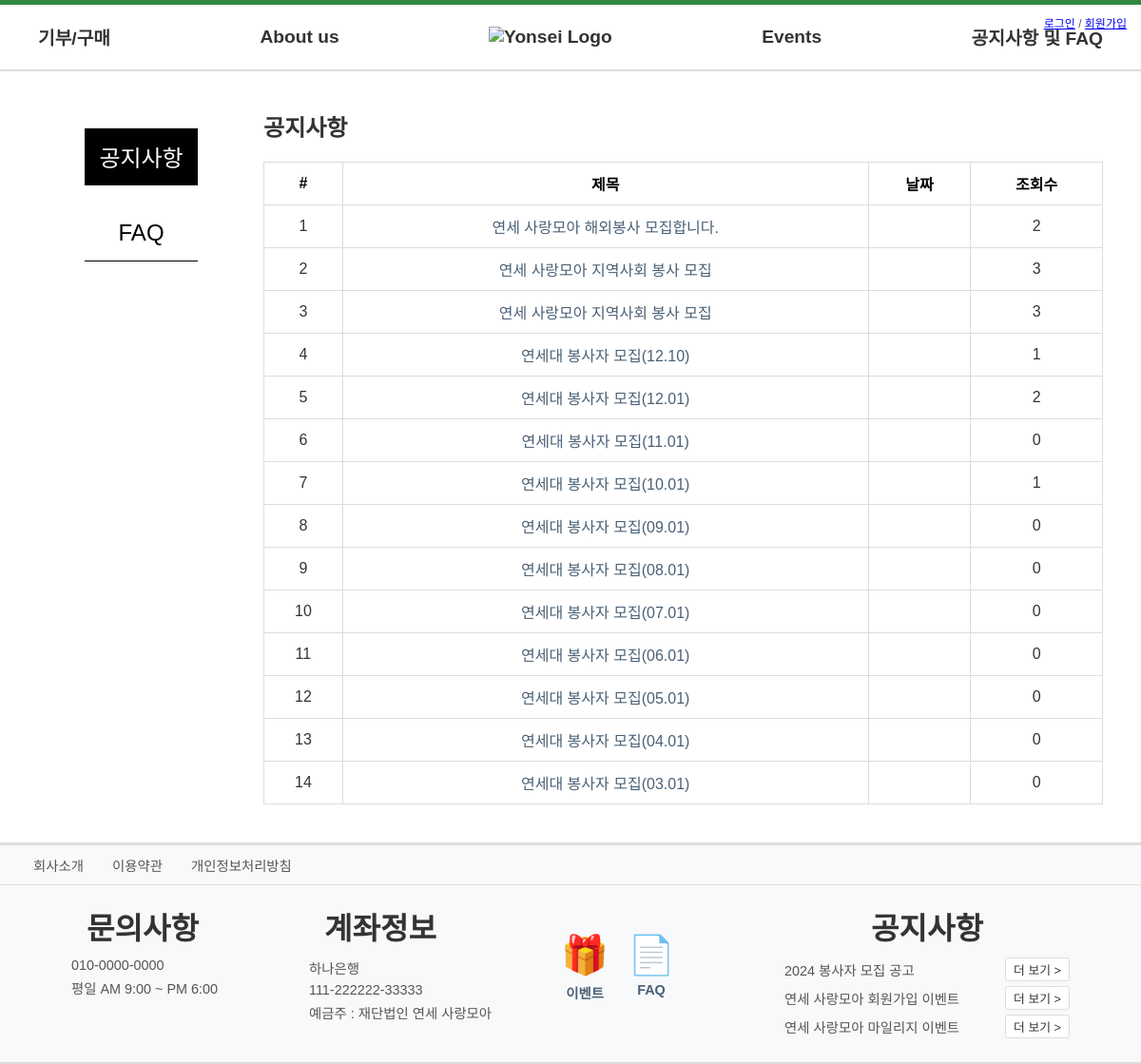
Screenshot of /webapp/notice/ with the database file from the repository.
### webapp/models.py (models this page shows)
class Notice(models.Model):
    id=models.IntegerField(blank=False,null=False,primary_key=True)
    title=models.CharField(blank=False,null=False,max_length=30)
    content=models.CharField(blank=False,null=False,max_length=2000)
    count=models.IntegerField(blank=False,null=False,default=0)

### webapp/views.py (the view)
# urls.py: path('webapp/notice/',views.notice,name='notice'),
def notice(request):
    notices=Notice.objects.all().order_by('-id')
    context={'notices':notices}
    return render(request,'notice.html',context)

### config/templates/notice.html (shortened to what this page needs)
<!DOCTYPE html>
<html lang="ko">
<head>
</head>
<body>
    {% include 'header.html' %}
    <section class="announcements-section">
        <div class="announcements-sidebar">
        <button class="notice-sidebar">공지사항</button>
        <button class="faq-sidebar" onclick="go_faq()">FAQ</button>
    </div>
        <div class="announcements-content">
            <h2>
                공지사항
            </h2>
            <table class="announcements-table">
                <thead>
                    <tr>
                        <td style="color: black; font-weight: bold">#</td>
                        <td style="color: black; font-weight: bold">제목</td>
                        <td style="color: black; font-weight: bold">날짜</td>
                        <td style="color: black; font-weight: bold">조회수</td>
                    </tr>
                </thead>
                <tbody>
                    {% for notice in notices %}
                        <tr>
                            <td>{{ forloop.counter }}</td>
                            <td><a href="{% url 'webapp:notice_detail' notice.id %}">{{ notice.title }}</a></td>
                            <td>{{ notice.created_at|date:"Y-m-d" }}</td>
                            <td>{{ notice.count }}</td>
                        </tr>
                    {% empty %}
                        <tr>
                            <td colspan="4">공지사항이 없습니다.</td>
                        </tr>
                    {% endfor %}
                </tbody>
            </table>
        </div>
    </section>
    {% include 'footer.html' %}
</body>
</html>

### config/templates/notice.html (style rules this page uses)
body { font-family: 'Arial', sans-serif; background-color: #ffffff; color: #333; margin: 0; padding: 0; }
.announcements-section { display: flex; justify-content: center; align-items: flex-start; margin: 40px; z-index: 1; }
.announcements-sidebar { width: 250px; height: 100%; color: #000; padding: 10px; font-size: 1.2rem; font-weight: bold; text-align: center; display: flex; flex-direction: column; position:relative; z-index: 10; }
.notice-sidebar { margin: 10px auto; width: 60%; height: 60px; text-align: center; background-color: black; color: white; font-size: 24px; border: none; border-bottom: 1px solid black; cursor: pointer; }
.faq-sidebar { margin: 10px auto; width: 60%; height: 60px; text-align: center; background-color: white; font-size: 24px; border: none; border-bottom: 1px solid black; cursor: pointer; }
.announcements-content { width: 800px; margin-left: 40px; position: relative; }
.announcements-content h2 { display: flex; align-items: center; justify-content: space-between; }
.announcements-table { width: 100%; border-collapse: collapse; margin-top: 20px; }
.announcements-table th, .announcements-table td { border: 1px solid #ddd; padding: 10px; text-align: center; }
.announcements-table td a { color: #4a6076; text-decoration: none; }
@media (max-width: 1279px) and (min-width: 1024px) { .announcements-content { width: 100%; margin-left: 20px; } }

### config/templates/header.html (style rules this page uses)
* { margin: 0; padding: 0; }

### rows the page displays
Notice: title "연세 사랑모아 해외봉사 모집합니다.", count "2"
Notice: title "연세 사랑모아 지역사회 봉사 모집", count "3"
Notice: title "연세 사랑모아 지역사회 봉사 모집", count "3"
Notice: title "연세대 봉사자 모집(12.10)", count "1"
Notice: title "연세대 봉사자 모집(12.01)", count "2"
Notice: title "연세대 봉사자 모집(11.01)", count "0"
Notice: title "연세대 봉사자 모집(10.01)", count "1"
Notice: title "연세대 봉사자 모집(09.01)", count "0"
Notice: title "연세대 봉사자 모집(08.01)", count "0"
Notice: title "연세대 봉사자 모집(07.01)", count "0"
Notice: title "연세대 봉사자 모집(06.01)", count "0"
Notice: title "연세대 봉사자 모집(05.01)", count "0"
Notice: title "연세대 봉사자 모집(04.01)", count "0"
Notice: title "연세대 봉사자 모집(03.01)", count "0"
